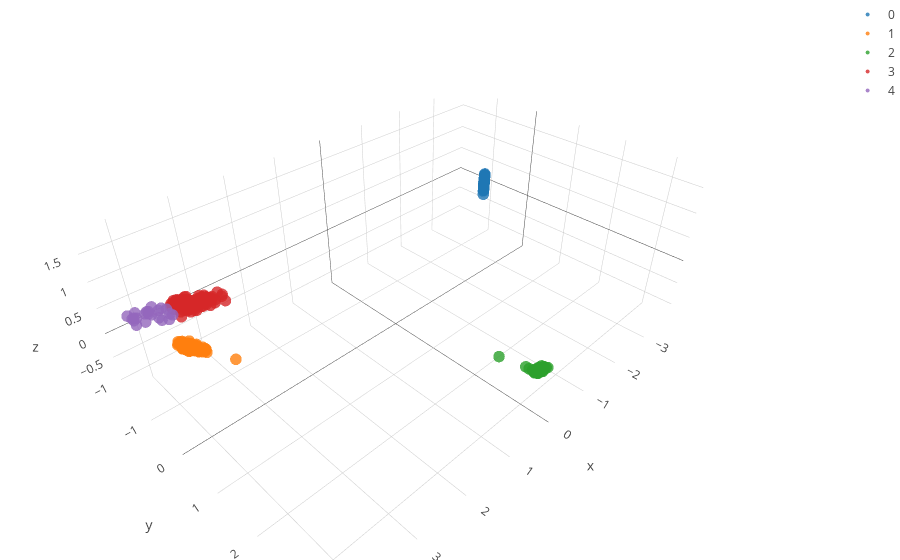

The notebook cell this image was saved under:
### Markdown cell above
Relative distance of observations given the KDE profiles extracted.

### Code cell
bandwidth = estimate_bandwidth(COMPS, quantile=0.2)
params = {'bandwidth': np.linspace(np.min(COMPS), np.max(COMPS),20)}
grid = GridSearchCV(KernelDensity(algorithm = "ball_tree",breadth_first = False), params,verbose=0)

## perform MeanShift clustering.
ms = MeanShift(bandwidth=bandwidth, bin_seeding=True, cluster_all=True, min_bin_freq=5)
ms.fit(COMPS)
labels1 = ms.labels_

label_select = {y:[x for x in range(len(labels1)) if labels1[x] == y] for y in sorted(list(set(labels1)))}

fig_data= [go.Scatter3d(
        x = COMPS[label_select[i],0],
        y = COMPS[label_select[i],1],
        z = COMPS[label_select[i],2],
        type='scatter3d',
        mode= "markers",
        marker= {
        'line': {'width': 0},
        'size': 4,
        'symbol': 'circle',
      "opacity": .8
      },
      name= str(i)
    ) for i in label_select.keys()]



layout = go.Layout(
    margin=dict(
        l=0,
        r=0,
        b=0,
        t=0
    )
)
fig = go.Figure(data=fig_data, layout=layout)
iplot(fig)

### Figure 1 — Plotly figure (JSON) as saved in the notebook; plotly's stock layout.template omitted (floating-point values rounded to 4 significant figures; data arrays with more than 128 entries replaced by an {"elided": "..."} marker saying what was removed)
{"data": [{"marker": {"line": {"width": 0}, "opacity": 0.8, "size": 4, "symbol": "circle"}, "mode": "markers", "name": "0", "type": "scatter3d", "x": {"elided": "290 float values"}, "y": {"elided": "290 float values"}, "z": {"elided": "290 float values"}}, {"marker": {"line": {"width": 0}, "opacity": 0.8, "size": 4, "symbol": "circle"}, "mode": "markers", "name": "1", "type": "scatter3d", "x": {"elided": "167 float values"}, "y": {"elided": "167 float values"}, "z": {"elided": "167 float values"}}, {"marker": {"line": {"width": 0}, "opacity": 0.8, "size": 4, "symbol": "circle"}, "mode": "markers", "name": "2", "type": "scatter3d", "x": {"elided": "167 float values"}, "y": {"elided": "167 float values"}, "z": {"elided": "167 float values"}}, {"marker": {"line": {"width": 0}, "opacity": 0.8, "size": 4, "symbol": "circle"}, "mode": "markers", "name": "3", "type": "scatter3d", "x": [3.813, 4.017, 3.758, 3.777, 3.856, 4.006, 3.732, 3.843, 3.817, 3.797, 3.794, 3.761, 3.757, 3.766, 3.827, 3.976, 3.93, 4.024, 3.838, 3.854, 3.713, 4.012, 3.795, 3.764, 3.806, 3.812, 3.92, 3.776, 3.797, 3.768, 3.833, 3.879, 3.888, 3.879, 3.856, 3.795, 3.913, 3.874, 3.861, 3.777, 3.896, 3.897, 3.835, 3.887, 3.851, 3.838, 3.916, 3.92, 3.747, 3.802, 3.98, 3.898, 3.888, 3.771, 3.85, 3.912, 3.946, 3.821, 3.992, 3.832, 3.687, 3.908, 3.994, 3.963, 3.75, 3.892, 3.646, 3.851, 3.809, 3.909, 3.833, 3.859, 3.816, 3.866, 3.834, 3.972, 3.922, 3.801, 3.897, 3.839, 3.772, 3.799, 3.933, 3.829, 3.839, 3.895, 3.794, 3.741, 4.014, 3.971, 3.852, 3.872, 3.939, 3.726, 3.93, 3.912, 3.845, 3.997, 3.865, 3.865, 3.974], "y": [0.259, -0.1958, 0.5431, 0.4099, 0.2095, -0.1964, 0.7952, 0.07042, 0.2144, 0.3812, 0.4142, 0.5193, 0.3048, 0.2376, 0.463, -0.2124, -0.1129, -0.2268, 0.3809, 0.1296, 0.5297, -0.02041, -0.01406, 0.2681, 0.2107, 0.5203, 0.1091, 0.1816, 0.2916, 0.4965, -0.02189, 0.05115, -0.03387, 0.1698, 0.4098, 0.3416, 0.03735, -0.3302, -0.1059, 0.2963, -0.06215, 0.1024, 0.357, 0.05868, 0.2954, 0.2328, 0.07984, 0.1243, 0.5059, 0.2454, -0.009021, 0.4727, 0.1709, 0.3037, 0.2765, -0.2082, -0.0883, 0.2121, -0.2306, -0.09612, 0.6743, 0.0745, -0.05025, -0.1324, 0.705, 0.2354, 0.6698, -0.01478, 0.08902, -0.03833, 0.2953, 0.196, 0.34, 0.007599, 0.4347, -0.1154, -0.06004, 0.2315, 0.1551, 0.3031, 0.3506, 0.35, 0.08963, 0.08791, -0.09352, -0.09331, 0.1489, 0.5534, -0.2288, -0.2474, 0.1433, 0.394, -0.01736, 0.3752, 0.1788, -0.05572, 0.1509, -0.1376, 0.2482, -0.08448, -0.2145], "z": [1.39, 1.172, 1.635, 1.571, 1.453, 1.155, 1.79, 1.276, 1.342, 1.543, 1.495, 1.558, 1.399, 1.383, 1.653, 1.228, 1.305, 1.203, 1.579, 1.356, 1.556, 1.4, 1.126, 1.382, 1.382, 1.64, 1.493, 1.384, 1.363, 1.602, 1.234, 1.313, 1.179, 1.347, 1.529, 1.484, 1.398, 0.8778, 1.204, 1.408, 1.207, 1.35, 1.538, 1.398, 1.458, 1.402, 1.421, 1.409, 1.578, 1.335, 1.39, 1.687, 1.417, 1.418, 1.45, 1.056, 1.339, 1.382, 1.217, 1.152, 1.671, 1.403, 1.393, 1.201, 1.787, 1.48, 1.578, 1.125, 1.189, 1.212, 1.51, 1.417, 1.525, 1.234, 1.615, 1.308, 1.358, 1.376, 1.323, 1.449, 1.41, 1.499, 1.483, 1.335, 1.118, 1.211, 1.298, 1.531, 1.234, 1.229, 1.28, 1.593, 1.204, 1.386, 1.441, 1.27, 1.306, 1.209, 1.407, 1.12, 1.281]}, {"marker": {"line": {"width": 0}, "opacity": 0.8, "size": 4, "symbol": "circle"}, "mode": "markers", "name": "4", "type": "scatter3d", "x": [4.233, 4.118, 4.148, 3.951, 4.108, 4.066, 4.183, 4.011, 4.016, 3.994, 3.986, 4.178, 4.248, 4.061, 4.093, 4.064, 4.261, 4.254, 4.113, 4.165, 4.167, 4.222], "y": [-1.233, -1.126, -0.7863, -0.4344, -0.7307, -0.4889, -1.37, -0.733, -0.4324, -0.4083, -0.5083, -1.291, -1.069, -0.6845, -0.8551, -0.6212, -1.422, -1.25, -0.9109, -0.899, -0.8068, -1.302], "z": [0.5437, 0.4662, 0.8701, 0.8942, 0.9647, 1.05, 0.3024, 0.6637, 1.038, 0.9561, 0.7898, 0.4815, 0.7465, 0.7642, 0.7433, 0.938, 0.496, 0.5323, 0.7423, 0.7768, 0.8669, 0.4513]}], "layout": {"margin": {"b": 0, "l": 0, "r": 0, "t": 0}}}
